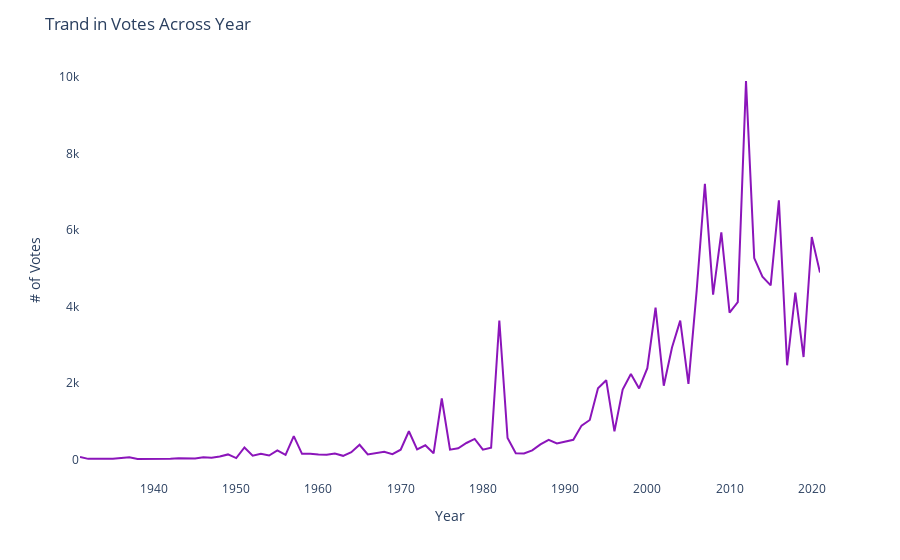

The code cell stored with this chart in its notebook:
### Code cell
#Plot trand in Votes across year
average_votes_by_year = df.groupby('Year')['Votes'].mean().reset_index()
average_votes_fig = px.line(average_votes_by_year, x='Year', y='Votes', color_discrete_sequence=['#8B15BA'])
average_votes_fig.update_layout(title='Trand in Votes Across Year', xaxis_title='Year', yaxis_title='# of Votes', plot_bgcolor='white')
average_votes_fig.show()

### Figure 1 — Plotly figure (JSON) as saved in the notebook; plotly's stock layout.template omitted (floating-point values rounded to 4 significant figures)
{"data": [{"hovertemplate": "Year=%{x}<br>Votes=%{y}<extra></extra>", "legendgroup": "", "line": {"color": "#8B15BA", "dash": "solid"}, "marker": {"symbol": "circle"}, "mode": "lines", "name": "", "orientation": "v", "showlegend": false, "type": "scatter", "x": [1931, 1932, 1933, 1934, 1935, 1936, 1937, 1938, 1939, 1940, 1941, 1942, 1943, 1944, 1945, 1946, 1947, 1948, 1949, 1950, 1951, 1952, 1953, 1954, 1955, 1956, 1957, 1958, 1959, 1960, 1961, 1962, 1963, 1964, 1965, 1966, 1967, 1968, 1969, 1970, 1971, 1972, 1973, 1974, 1975, 1976, 1977, 1978, 1979, 1980, 1981, 1982, 1983, 1984, 1985, 1986, 1987, 1988, 1989, 1990, 1991, 1992, 1993, 1994, 1995, 1996, 1997, 1998, 1999, 2000, 2001, 2002, 2003, 2004, 2005, 2006, 2007, 2008, 2009, 2010, 2011, 2012, 2013, 2014, 2015, 2016, 2017, 2018, 2019, 2020, 2021], "xaxis": "x", "y": [59, 12, 12, 8.5, 17.8, 37.71, 53, 10.6, 9.5, 19.38, 16, 15.67, 28.62, 21, 21, 54.83, 39.83, 74.7, 128.5, 32.17, 309.9, 94.06, 145.4, 100.1, 235.9, 115.2, 605.8, 143.8, 147.5, 127.5, 120.3, 149.9, 91.38, 185.0, 381.8, 128.8, 164.0, 196.9, 135.6, 251.7, 735.3, 258.1, 366.8, 157.7, 1592.0, 251.7, 289.7, 427.8, 533.0, 251.4, 301.9, 3634.0, 557.0, 160.1, 153.8, 235.3, 389.9, 507.4, 415.3, 463.3, 511.2, 882.0, 1030.0, 1859.0, 2071.0, 731.4, 1828.0, 2233.0, 1856.0, 2386.0, 3970.0, 1925.0, 2926.0, 3630.0, 1976.0, 4417.0, 7212.0, 4309.0, 5939.0, 3840.0, 4114.0, 9901.0, 5267.0, 4780.0, 4551.0, 6781.0, 2461.0, 4365.0, 2677.0, 5819.0, 4887.0], "yaxis": "y"}], "layout": {"legend": {"tracegroupgap": 0}, "margin": {"t": 60}, "plot_bgcolor": "white", "title": {"text": "Trand in Votes Across Year"}, "xaxis": {"anchor": "y", "domain": [0, 1], "title": {"text": "Year"}}, "yaxis": {"anchor": "x", "domain": [0, 1], "title": {"text": "# of Votes"}}}}
